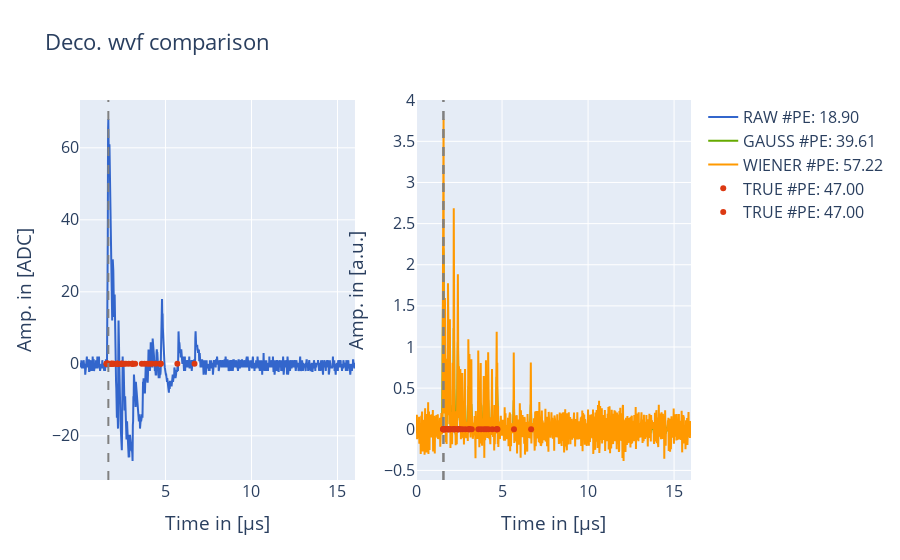

Notebook code cell kept with this figure:
### Markdown cell above
*** VISUALIZE DATA ***

### Code cell
num = np.random.randint(len(data1["RECO"]["WVF"]))
# num = np.where(np.asarray(data2["RECO"]["CH"]) == 232)[0][0]
print(num)

fig = make_subplots(rows=1, cols=2,subplot_titles=('', ''))

fig.add_trace(go.Scatter(line=dict(color=color_map[data1["LABEL"]]),name="%s #PE: %.2f"%(data1["LABEL"],data1["RECO"]["PE"][num]),x=data1["RECO"]["WVF_X"][num],y=data1["RECO"]["WVF"][num]-data1["PEDESTAL"]),col=1,row=1)
fig.add_trace(go.Scatter(line=dict(color=color_map[data2["LABEL"]]),name="%s #PE: %.2f"%(data2["LABEL"],data2["RECO"]["PE"][num]),x=data2["RECO"]["WVF_X"][num],y=data2["RECO"]["WVF"][num]),col=2,row=1)
fig.add_trace(go.Scatter(line=dict(color=color_map[data3["LABEL"]]),name="%s #PE: %.2f"%(data3["LABEL"],data3["RECO"]["PE"][num]),x=data3["RECO"]["WVF_X"][num],y=data3["RECO"]["WVF"][num]),col=2,row=1)

fig.add_vline(x=data1["RECO"]["T0"][num], line_width=2, line_dash="dash", line_color="gray",col=1)
fig.add_vline(x=data2["RECO"]["T0"][num], line_width=2, line_dash="dash", line_color="gray",col=2)
fig.add_vline(x=data3["RECO"]["T0"][num], line_width=2, line_dash="dash", line_color="gray",col=2)

try:
    if len(data1["TRUE"]["PETIMES"][num]) > 100:
        fig.add_trace(go.Histogram(name="TRUE #PE: %.2f"%(len(data1["TRUE"]["PETIMES"][num])),x=np.asarray(data1["TRUE"]["PETIMES"][num])+data1["PRETRIGGER"]*data1["SAMPLING"]*1e6),col=1,row=1)
    else:
        fig.add_trace(go.Scatter(mode="markers",line=dict(color="#DC3912"),name="TRUE #PE: %.2f"%(len(data1["TRUE"]["PETIMES"][num])),x=np.asarray(data1["TRUE"]["PETIMES"][num])+data1["PRETRIGGER"]*data1["SAMPLING"]*1e6,y=np.zeros(len(data1["TRUE"]["PETIMES"][num]))),col=1,row=1)
        fig.add_trace(go.Scatter(mode="markers",line=dict(color="#DC3912"),name="TRUE #PE: %.2f"%(len(data1["TRUE"]["PETIMES"][num])),x=np.asarray(data1["TRUE"]["PETIMES"][num])+data1["PRETRIGGER"]*data1["SAMPLING"]*1e6,y=np.zeros(len(data1["TRUE"]["PETIMES"][num]))),col=2,row=1)
except:
    print("WVF WITHOUT TRUE PHOTONS")
    
fig.update_layout(title = "Deco. wvf comparison",xaxis_title  = "Time in [&mu;s]",yaxis_title  = "Amp. in [ADC]",xaxis2_title = "Time in [&mu;s]",yaxis2_title = "Amp. in [a.u.]",)
fig.update_layout(autosize=True,font=dict(size=16))

fig.show()

### Figure 1 — Plotly figure (JSON) as saved in the notebook; plotly's stock layout.template omitted (floating-point values rounded to 4 significant figures; data arrays with more than 128 entries replaced by an {"elided": "..."} marker saying what was removed)
{"data": [{"line": {"color": "#3366CC"}, "name": "RAW #PE: 18.90", "type": "scatter", "x": {"elided": "1000 float values"}, "xaxis": "x", "y": {"elided": "1000 int values"}, "yaxis": "y"}, {"line": {"color": "#66AA00"}, "name": "GAUSS #PE: 39.61", "type": "scatter", "x": {"elided": "1000 float values"}, "xaxis": "x2", "y": {"elided": "1000 float values"}, "yaxis": "y2"}, {"line": {"color": "#FF9900"}, "name": "WIENER #PE: 57.22", "type": "scatter", "x": {"elided": "1000 float values"}, "xaxis": "x2", "y": {"elided": "1000 float values"}, "yaxis": "y2"}, {"line": {"color": "#DC3912"}, "mode": "markers", "name": "TRUE #PE: 47.00", "type": "scatter", "x": [1.568, 1.584, 1.594, 1.596, 1.606, 1.607, 1.611, 1.616, 1.622, 1.662, 1.694, 1.697, 1.823, 1.867, 1.868, 1.891, 1.913, 1.98, 1.989, 2.15, 2.201, 2.207, 2.212, 2.23, 2.424, 2.439, 2.442, 2.455, 2.51, 2.584, 2.7, 2.867, 3.059, 3.086, 3.112, 3.238, 3.625, 3.781, 3.949, 4.078, 4.209, 4.434, 4.685, 4.698, 4.734, 5.693, 6.689], "xaxis": "x", "y": [0, 0, 0, 0, 0, 0, 0, 0, 0, 0, 0, 0, 0, 0, 0, 0, 0, 0, 0, 0, 0, 0, 0, 0, 0, 0, 0, 0, 0, 0, 0, 0, 0, 0, 0, 0, 0, 0, 0, 0, 0, 0, 0, 0, 0, 0, 0], "yaxis": "y"}, {"line": {"color": "#DC3912"}, "mode": "markers", "name": "TRUE #PE: 47.00", "type": "scatter", "x": [1.568, 1.584, 1.594, 1.596, 1.606, 1.607, 1.611, 1.616, 1.622, 1.662, 1.694, 1.697, 1.823, 1.867, 1.868, 1.891, 1.913, 1.98, 1.989, 2.15, 2.201, 2.207, 2.212, 2.23, 2.424, 2.439, 2.442, 2.455, 2.51, 2.584, 2.7, 2.867, 3.059, 3.086, 3.112, 3.238, 3.625, 3.781, 3.949, 4.078, 4.209, 4.434, 4.685, 4.698, 4.734, 5.693, 6.689], "xaxis": "x2", "y": [0, 0, 0, 0, 0, 0, 0, 0, 0, 0, 0, 0, 0, 0, 0, 0, 0, 0, 0, 0, 0, 0, 0, 0, 0, 0, 0, 0, 0, 0, 0, 0, 0, 0, 0, 0, 0, 0, 0, 0, 0, 0, 0, 0, 0, 0, 0], "yaxis": "y2"}], "layout": {"autosize": true, "font": {"size": 16}, "shapes": [{"line": {"color": "gray", "dash": "dash", "width": 2}, "type": "line", "x0": 1.68, "x1": 1.68, "xref": "x", "y0": 0, "y1": 1, "yref": "y domain"}, {"line": {"color": "gray", "dash": "dash", "width": 2}, "type": "line", "x0": 1.584, "x1": 1.584, "xref": "x2", "y0": 0, "y1": 1, "yref": "y2 domain"}, {"line": {"color": "gray", "dash": "dash", "width": 2}, "type": "line", "x0": 1.6, "x1": 1.6, "xref": "x2", "y0": 0, "y1": 1, "yref": "y2 domain"}], "title": {"text": "Deco. wvf comparison"}, "xaxis": {"anchor": "y", "domain": [0, 0.45], "title": {"text": "Time in [&mu;s]"}}, "xaxis2": {"anchor": "y2", "domain": [0.55, 1], "title": {"text": "Time in [&mu;s]"}}, "yaxis": {"anchor": "x", "domain": [0, 1], "title": {"text": "Amp. in [ADC]"}}, "yaxis2": {"anchor": "x2", "domain": [0, 1], "title": {"text": "Amp. in [a.u.]"}}}}
